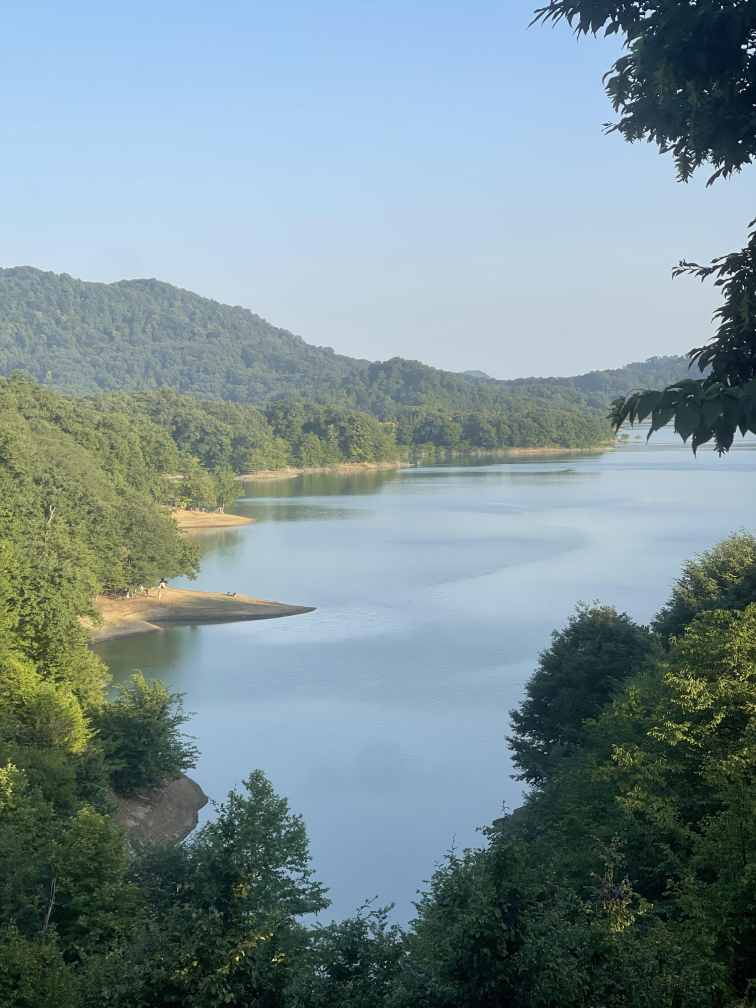
#> input picture Group 7 - Image Smoothing Using Convolution/code/assets/realPhoto.jpg, 3024 x 4032 px (shown at 1/4 size)
$ python main.py
#> lines starting #> are read from the running program, lines starting #| are printed output that depends on the picture
# Image Smoothing using Convolution
from PIL import Image, ImageFilter, ImageOps
import matplotlib.pyplot as plt
import os
# Ensure assets/ folder exists
os.makedirs("assets", exist_ok=True)

# 1. Load Image
img = Image.open("./assets/realPhoto.jpg")
#> img is the input picture: PIL image 3024x4032 RGB; mean R, G, B 122.6, 143.2, 147.6

# 2. Resize image to 500x500 pixels
img_resized = img.resize((500, 500))
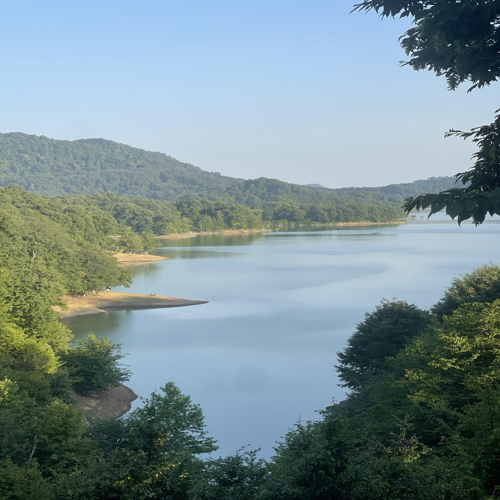
#> img_resized: PIL image 500x500 RGB; mean R, G, B 122.6, 143.2, 147.6

# 3. Convert image to grayscale
img_gray = ImageOps.grayscale(img_resized)
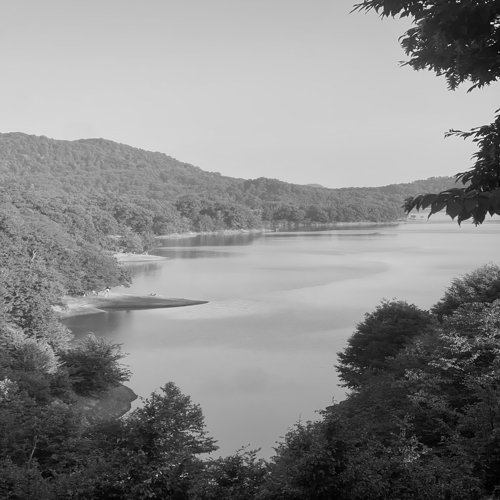
#> img_gray: PIL image 500x500 L; min 0, max 251, mean 137.5

# 4. Apply Gaussian Smoothing
img_gaussian = img_gray.filter(ImageFilter.GaussianBlur(radius=3))
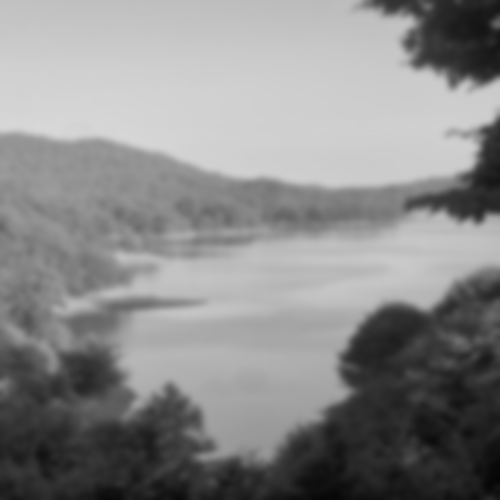
#> img_gaussian: PIL image 500x500 L; min 5, max 215, mean 137.5

# 5. Apply Box (Mean) Filter
img_box = img_gray.filter(ImageFilter.BoxBlur(radius=3))

# 6. Save all output images into assets/
img_resized.save("assets/resized_500x500.jpg")
img_gray.save("assets/grayscale.jpg")
img_gaussian.save("assets/gaussian_filtered.jpg")
img_box.save("assets/box_filtered.jpg")

# 7. Display Results
plt.figure(figsize=(12, 8))

plt.subplot(2, 2, 1)
plt.imshow(img_resized)
plt.title("Resized 500x500")
plt.axis("off")

plt.subplot(2, 2, 2)
plt.imshow(img_gray, cmap="gray")
plt.title("Grayscale")
plt.axis("off")

plt.subplot(2, 2, 3)
plt.imshow(img_gaussian, cmap="gray")
plt.title("Gaussian Filtered")
plt.axis("off")

plt.subplot(2, 2, 4)
plt.imshow(img_box, cmap="gray")
plt.title("Box Filtered")
plt.axis("off")

plt.tight_layout()
plt.show()
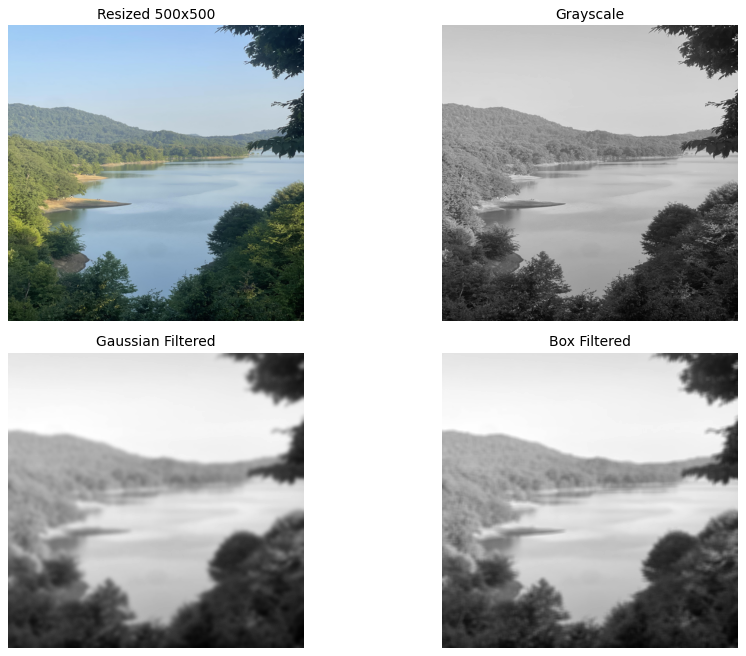
#> figure drawn by matplotlib, 4 panels
